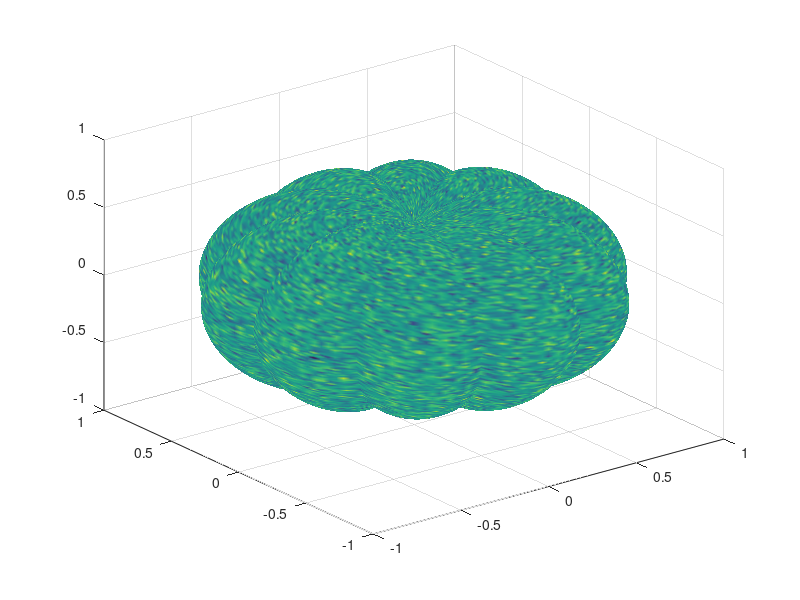

The MATLAB script that drew this image: (Note: this script raises an error after producing the figure.)
%Pumpkin

%Body
[X,Y,Z] = sphere(200);
R = 1 - (1-mod(0:.1:20,2)).^2/12;
x = R.*X; y = R.*Y; z = Z.*R;
c = hypot(hypot(x,y),z) + randn(201)*.3; %Square root of sum of squares
surf(x,y,(.8+(0-(1:-.01:-1)'.^4)*.3).*z,c, 'FaceColor', 'interp',...
    'EdgeColor', 'none');
%surface plot
%a 3D surface that has solid edge colours and solid face colours

%Stem
s = [1.5 1 repelem(.7,6)] .* [ repmat([.1 .06],1,10) .1]';
[t, p] = meshgrid(0:pi/15:pi/2,0:pi/20:pi);
Xs = -(.4-cos(p).*s).*cos(t)+.4;
Ys = -sin(p).*s;
Zs = (.5-cos(p).*s).*sin(t) + .55;
surface(Xs,Ys,Zs,[],'FaceColor', '[0.5 0.63 0.1]',...
    'EdgeColor','none');

%Style
%colormap(autumn);
colormap([1 .7 .2; 1 .5 .3]);
axis equal
box on
material dull
%([.6 1 .3]);
lighting g
camlight